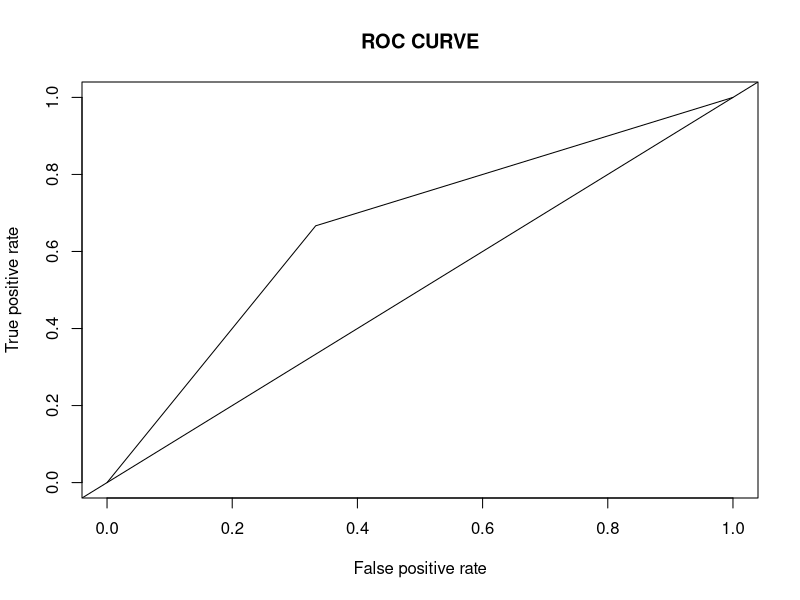

This chart was generated by the following R code:
#install.packages("dplyr")
library(dplyr)
summary(mtcars)

#install.packages("caTools")
#install.packages("ROCR")
library(caTools)
library(ROCR)

split = sample.split(mtcars,SplitRatio = 0.8)

training_Data = subset(mtcars, split == TRUE)
testing_Data = subset(mtcars, split == FALSE)

logistic_Model = glm(vs ~ wt + disp, training_Data, family = binomial)
summary(logistic_Model)

predict_reg = predict(logistic_Model, testing_Data , type = "response")
predict_reg = ifelse(predict_reg > 0.5,1,0)

table(testing_Data$vs, predict_reg)

missing_class_error = mean(predict_reg != testing_Data$vs)
print(paste("Accuracy = ", 1- missing_class_error))

ROC_prediction = prediction(predict_reg, testing_Data$vs)
ROC_Performance = performance(ROC_prediction, "tpr", "fpr")
auc = performance(ROC_prediction, "auc")

plot(ROC_Performance, main = "ROC CURVE")
abline(a = 0, b = 1)    # a, b: It specifies the intercept and the slope of the line
